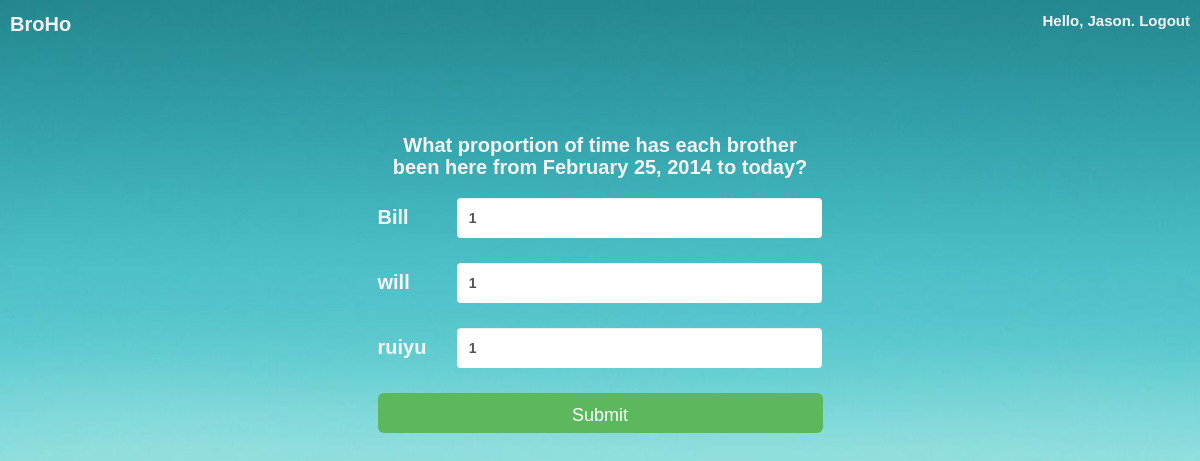
The page /create-house-account/ (signed in) on the database its author committed.
### brothers/models.py (models this page shows)
class Brother(models.Model):
  user = models.ForeignKey(User, unique=True)
  name = models.CharField(max_length=100)
  created_date = models.DateTimeField('date created')
  def __unicode__(self):
    return self.name

### houseaccount/views.py (the view)
# urls.py: url(r'^create-house-account/', 'houseaccount.views.create_house_account'),
def create_house_account(request):
  template = loader.get_template('create-house-account.html')
  startdate = _get_first_date().strftime('%B %d, %Y')
  context = RequestContext(request, {'startdate':startdate,
                                    'brothers':Brother.objects.all()})
  return HttpResponse(template.render(context))

### brothers/models.py (called while the page is built)
  @staticmethod
  def first_house_account():
    if HouseAccount.objects.all():
      return HouseAccount.objects.order_by('-date_created')[0].date_created

  @staticmethod
  def first_payment():
    if Payment.objects.all():
      return Payment.objects.order_by('date_entered')[0].date_entered

### houseaccount/views.py (called while the page is built)
def _get_first_date():
  account = HouseAccount.first_house_account()
  payment = Payment.first_payment()
  if account:
    return account
  elif payment:
    return payment
  return datetime.date.today()

### templates/create-house-account.html (shortened to what this page needs)
{% if user.is_authenticated %}
  <!DOCTYPE html PUBLIC "-//W3C//DTD XHTML 1.0 Transitional//EN" "http://www.w3.org/TR/xhtml1/DTD/xhtml1-transitional.dtd">
  <html xmlns="http://www.w3.org/1999/xhtml" xml:lang="en" lang="en">
  <head>
    <link rel="stylesheet" href="http://netdna.bootstrapcdn.com/bootstrap/3.0.0/css/bootstrap.min.css">
  </head>
  <body>
    <span class="brand"><a href="/">BroHo</a></span>
    <span class="info">Hello, {{ user.username }}. <a href="/logout">Logout</a></span>
    <div class="container">
      <div id="welcome" class="col-md-5">
        <h1><span id="subtitle">What proportion of time has each brother been here from {{ startdate }} to today?</span></h1>
        <form class="form-horizontal" action="/submit-house-account/" method="post" role="form">
          {% for brother in brothers %}
            <div class="form-group">
              <label for="{{brother}}" class="col-lg-2 control-label">{{brother}}</label>
              <div class="col-lg-10">
                <input type="text" class="form-control" id="{{brother}}" name="{{brother}}" placeholder="Number from 0 to 1" value="1" data-toggle="tooltip" data-original-title="Number from 0 to 1" data-placement="right" data-trigger="focus">
              </div>
            </div>
          {% endfor %}
          <input id="submit" name="payment" class="btn btn-success btn-lg" type="submit" value="Submit" />
        </form>
      </div>
    </div>
  </body>
  </html>
{% endif %}

### templates/create-house-account.html (style rules this page uses)
body { background: url('/static/login_background.jpg') no-repeat center center fixed; background-size: cover; font-family:Arial,Helvetica,sans-serif; }
#welcome { padding-top:10%; font-size:50px; font-weight:bold; color:rgb(245, 245, 245); margin:0 auto; float:none !important; text-align:center; }
#subtitle,.info { font-size:20px; font-weight:bold; color:rgb(245, 245, 245); }
.info { position:fixed; top:10px; right:10px; font-size:15px; }
input[type=text], textarea, input[type=submit] { border:none; margin-top:10px; height:40px !important; }
#submit { width:100%; margin:0; margin-top:10px; }
a { color:rgb(245, 245, 245); }
.control-label { font-size:20px; padding-top:15px !important; text-align:left !important; }
.brand { font-size:20px; font-weight:bold; color:rgb(245, 245, 245); position:fixed; top:10px; left:10px; font-size:20px; }

### rows shown on the page
Brother: name "Bill"
Brother: name "will"
Brother: name "ruiyu"

### other values the page prints
{{ user.username }} "Jason"
{{ startdate }} "February 25, 2014"
